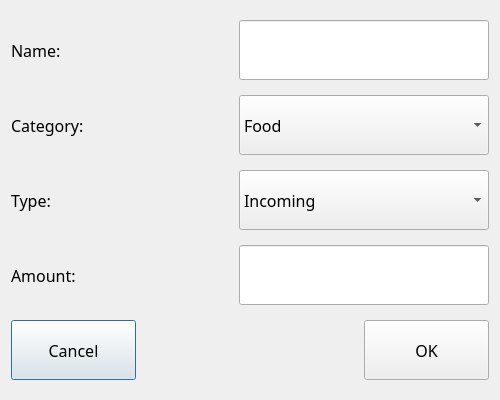
<?xml version="1.0" encoding="UTF-8"?>
<ui version="4.0">
 <class>BookingDialog</class>
 <widget class="QDialog" name="BookingDialog">
  <property name="geometry">
   <rect>
    <x>0</x>
    <y>0</y>
    <width>500</width>
    <height>400</height>
   </rect>
  </property>
  <property name="minimumSize">
   <size>
    <width>500</width>
    <height>400</height>
   </size>
  </property>
  <property name="font">
   <font>
    <family>Century Gothic</family>
    <pointsize>11</pointsize>
   </font>
  </property>
  <property name="windowTitle">
   <string>New Booking</string>
  </property>
  <layout class="QVBoxLayout" name="verticalLayout">
   <item>
    <layout class="QHBoxLayout" name="horizontalLayout_2">
     <item>
      <widget class="QLabel" name="l_name">
       <property name="minimumSize">
        <size>
         <width>150</width>
         <height>60</height>
        </size>
       </property>
       <property name="maximumSize">
        <size>
         <width>16777215</width>
         <height>60</height>
        </size>
       </property>
       <property name="font">
        <font>
         <family>Century Gothic</family>
         <pointsize>12</pointsize>
        </font>
       </property>
       <property name="text">
        <string>Name:</string>
       </property>
      </widget>
     </item>
     <item>
      <widget class="QLineEdit" name="e_name">
       <property name="sizePolicy">
        <sizepolicy hsizetype="Minimum" vsizetype="Fixed">
         <horstretch>0</horstretch>
         <verstretch>0</verstretch>
        </sizepolicy>
       </property>
       <property name="minimumSize">
        <size>
         <width>250</width>
         <height>60</height>
        </size>
       </property>
       <property name="maximumSize">
        <size>
         <width>16777215</width>
         <height>60</height>
        </size>
       </property>
       <property name="font">
        <font>
         <family>Century Gothic</family>
         <pointsize>11</pointsize>
        </font>
       </property>
      </widget>
     </item>
    </layout>
   </item>
   <item>
    <layout class="QHBoxLayout" name="horizontalLayout_3">
     <item>
      <widget class="QLabel" name="l_category">
       <property name="sizePolicy">
        <sizepolicy hsizetype="Minimum" vsizetype="Preferred">
         <horstretch>0</horstretch>
         <verstretch>0</verstretch>
        </sizepolicy>
       </property>
       <property name="minimumSize">
        <size>
         <width>150</width>
         <height>60</height>
        </size>
       </property>
       <property name="maximumSize">
        <size>
         <width>16777215</width>
         <height>60</height>
        </size>
       </property>
       <property name="font">
        <font>
         <family>Century Gothic</family>
         <pointsize>12</pointsize>
        </font>
       </property>
       <property name="styleSheet">
        <string notr="true"/>
       </property>
       <property name="text">
        <string>Category:</string>
       </property>
      </widget>
     </item>
     <item>
      <widget class="QComboBox" name="cb_category">
       <property name="minimumSize">
        <size>
         <width>250</width>
         <height>60</height>
        </size>
       </property>
       <property name="maximumSize">
        <size>
         <width>16777215</width>
         <height>60</height>
        </size>
       </property>
       <property name="font">
        <font>
         <family>Century Gothic</family>
         <pointsize>12</pointsize>
        </font>
       </property>
       <property name="currentText">
        <string notr="true">Food</string>
       </property>
       <property name="currentIndex">
        <number>0</number>
       </property>
       <item>
        <property name="text">
         <string notr="true">Food</string>
        </property>
       </item>
       <item>
        <property name="text">
         <string>Leisure</string>
        </property>
       </item>
       <item>
        <property name="text">
         <string>Income</string>
        </property>
       </item>
       <item>
        <property name="text">
         <string>Goodies</string>
        </property>
       </item>
      </widget>
     </item>
    </layout>
   </item>
   <item>
    <layout class="QHBoxLayout" name="horizontalLayout_5">
     <item>
      <widget class="QLabel" name="l_type">
       <property name="sizePolicy">
        <sizepolicy hsizetype="Minimum" vsizetype="Preferred">
         <horstretch>0</horstretch>
         <verstretch>0</verstretch>
        </sizepolicy>
       </property>
       <property name="minimumSize">
        <size>
         <width>150</width>
         <height>60</height>
        </size>
       </property>
       <property name="maximumSize">
        <size>
         <width>16777215</width>
         <height>60</height>
        </size>
       </property>
       <property name="font">
        <font>
         <family>Century Gothic</family>
         <pointsize>12</pointsize>
        </font>
       </property>
       <property name="styleSheet">
        <string notr="true"/>
       </property>
       <property name="text">
        <string>Type:</string>
       </property>
      </widget>
     </item>
     <item>
      <widget class="QComboBox" name="cb_type">
       <property name="minimumSize">
        <size>
         <width>250</width>
         <height>60</height>
        </size>
       </property>
       <property name="maximumSize">
        <size>
         <width>16777215</width>
         <height>60</height>
        </size>
       </property>
       <property name="font">
        <font>
         <family>Century Gothic</family>
         <pointsize>12</pointsize>
        </font>
       </property>
       <property name="currentText">
        <string notr="true">Incoming</string>
       </property>
       <property name="currentIndex">
        <number>0</number>
       </property>
       <item>
        <property name="text">
         <string>Incoming</string>
        </property>
       </item>
       <item>
        <property name="text">
         <string>Outgoing</string>
        </property>
       </item>
      </widget>
     </item>
    </layout>
   </item>
   <item>
    <layout class="QHBoxLayout" name="horizontalLayout_4">
     <item>
      <widget class="QLabel" name="l_amount">
       <property name="minimumSize">
        <size>
         <width>150</width>
         <height>60</height>
        </size>
       </property>
       <property name="maximumSize">
        <size>
         <width>16777215</width>
         <height>60</height>
        </size>
       </property>
       <property name="font">
        <font>
         <family>Century Gothic</family>
         <pointsize>12</pointsize>
        </font>
       </property>
       <property name="text">
        <string>Amount:</string>
       </property>
      </widget>
     </item>
     <item>
      <widget class="QLineEdit" name="le_amount">
       <property name="sizePolicy">
        <sizepolicy hsizetype="Minimum" vsizetype="Fixed">
         <horstretch>0</horstretch>
         <verstretch>0</verstretch>
        </sizepolicy>
       </property>
       <property name="minimumSize">
        <size>
         <width>250</width>
         <height>60</height>
        </size>
       </property>
       <property name="maximumSize">
        <size>
         <width>16777215</width>
         <height>60</height>
        </size>
       </property>
       <property name="font">
        <font>
         <family>Century Gothic</family>
         <pointsize>11</pointsize>
        </font>
       </property>
      </widget>
     </item>
    </layout>
   </item>
   <item>
    <layout class="QHBoxLayout" name="horizontalLayout">
     <item>
      <widget class="QPushButton" name="b_cancel">
       <property name="minimumSize">
        <size>
         <width>125</width>
         <height>60</height>
        </size>
       </property>
       <property name="maximumSize">
        <size>
         <width>125</width>
         <height>60</height>
        </size>
       </property>
       <property name="font">
        <font>
         <family>Century Gothic</family>
         <pointsize>12</pointsize>
        </font>
       </property>
       <property name="text">
        <string>Cancel</string>
       </property>
      </widget>
     </item>
     <item>
      <spacer name="horizontalSpacer">
       <property name="orientation">
        <enum>Qt::Horizontal</enum>
       </property>
       <property name="sizeHint" stdset="0">
        <size>
         <width>40</width>
         <height>20</height>
        </size>
       </property>
      </spacer>
     </item>
     <item>
      <widget class="QPushButton" name="b_ok">
       <property name="minimumSize">
        <size>
         <width>125</width>
         <height>60</height>
        </size>
       </property>
       <property name="maximumSize">
        <size>
         <width>125</width>
         <height>60</height>
        </size>
       </property>
       <property name="font">
        <font>
         <family>Century Gothic</family>
         <pointsize>12</pointsize>
        </font>
       </property>
       <property name="text">
        <string>OK</string>
       </property>
      </widget>
     </item>
    </layout>
   </item>
  </layout>
 </widget>
 <resources/>
 <connections/>
</ui>
